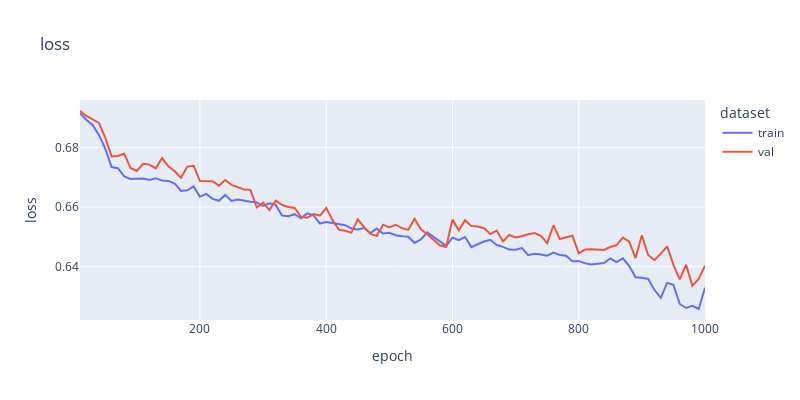
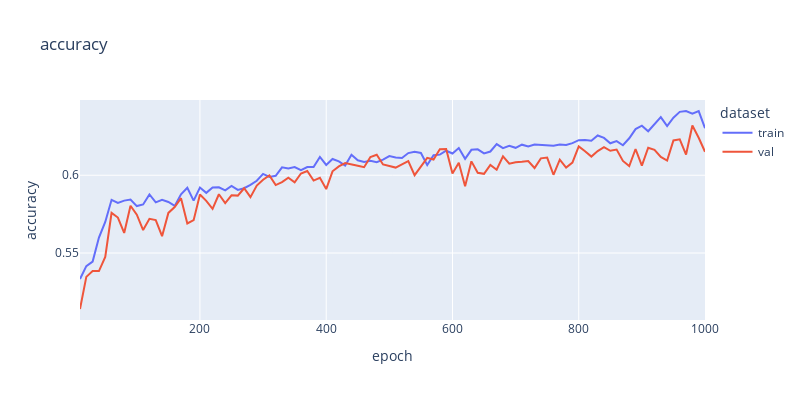

These figures' notebook cell, in order:
### Code cell
ce_loss = tf.keras.losses.BinaryCrossentropy(
    from_logits=False, label_smoothing=0, reduction="auto", name="binary_crossentropy"
)

optimizer = tf.keras.optimizers.Adam(learning_rate=1e-3)

network = CNNClassifier(nb_epochs=1000,
                        batch_size=1024,
                        verbose=False,
                        loss=ce_loss,
                        optimizer=optimizer,
                        callbacks=[PlotLearningCurveCallback(update_freq=50)])

network.fit(Xs_train, ys_train,
            validation_X=Xs_test,
            validation_y=ys_test)
